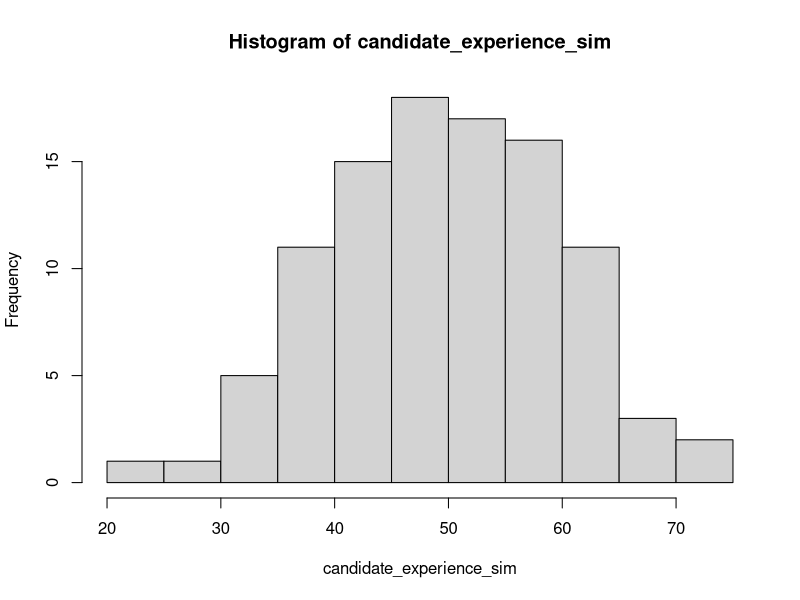
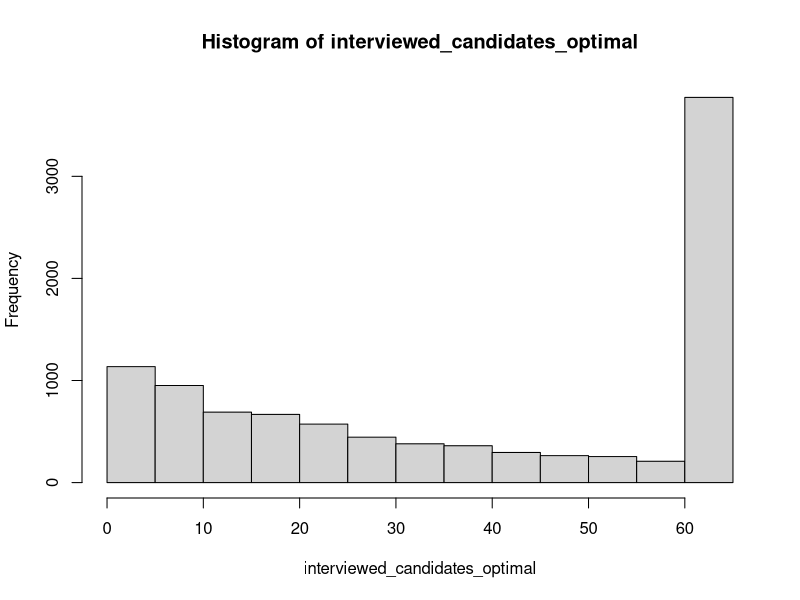
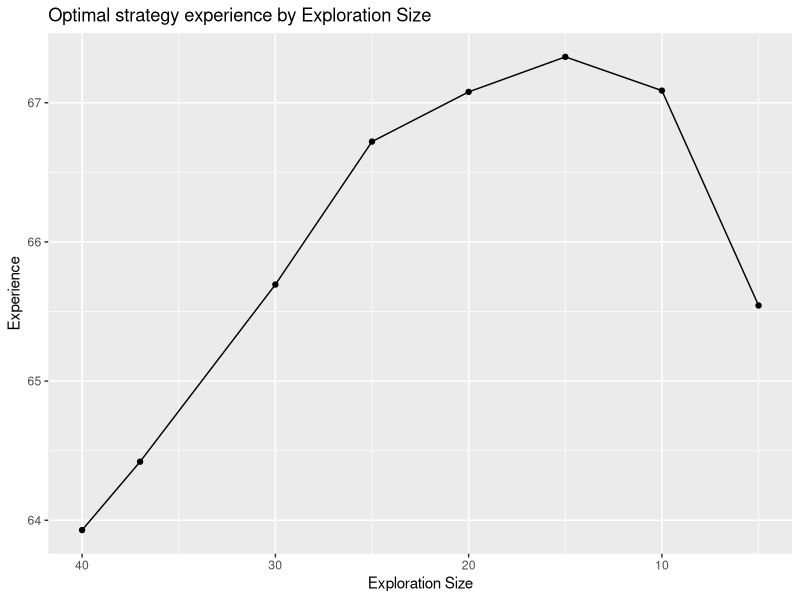
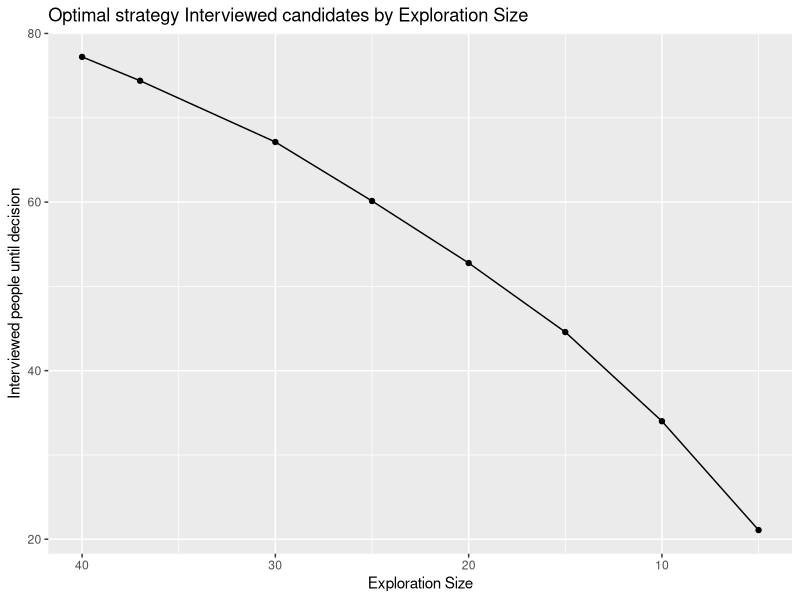
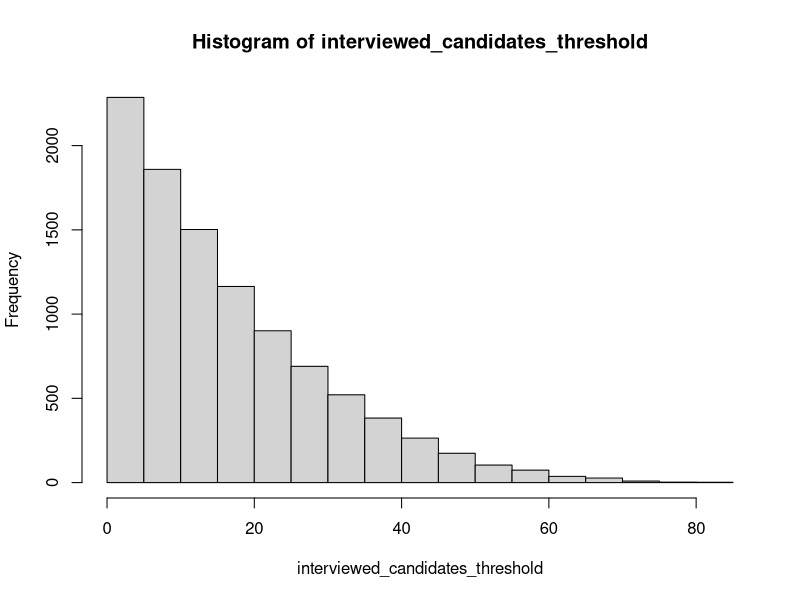
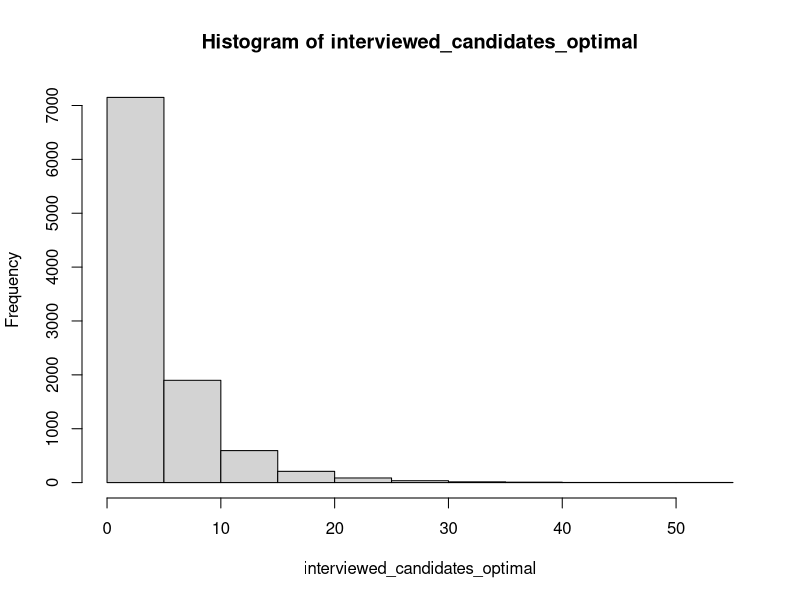
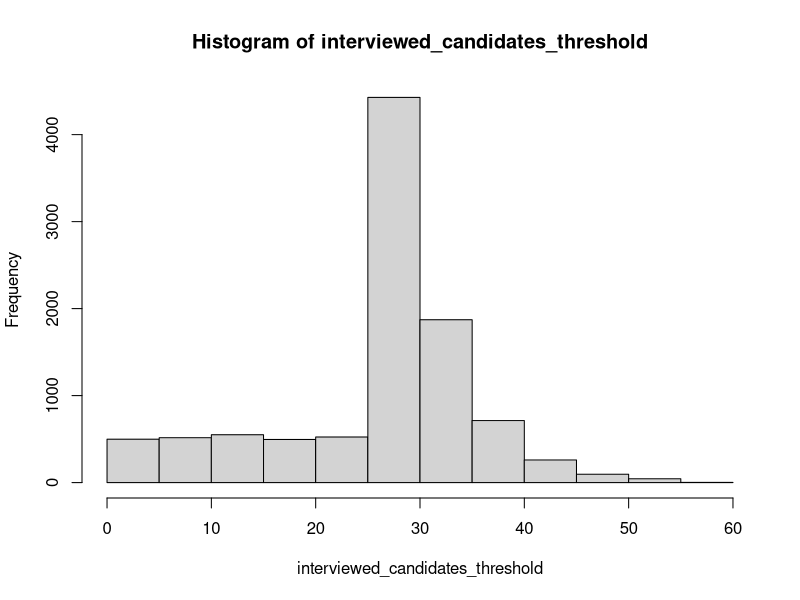

Generate these figures, in order, with R:
## SECRETARY PROBLEM

set.seed(123456)

#### optimal strategy classic----
# the main assumption is that you have to either hire or reject the candidate you interview
# meaning you cannot go back to a previously interviewd candidate and if you do not find anyone who meats the requirements you have to hire the last candidate
#we assumed Normal distribution which is up to discussion

n <- 100
e <- exp(1)
num_simulations <- 10000

results_optimal <- numeric(num_simulations)
interviewed_candidates_optimal <- numeric(num_simulations)  

# simulate experience using normal distribution
candidate_experience_sim <- pmax(pmin(round(rnorm(n, mean = 50, sd = 10)), 99), 1)
hist(candidate_experience_sim)
table(candidate_experience_sim)

#matrix with the shuffled indices so it is comparable across strategies
shuffled_indices <- replicate(num_simulations, sample(1:100, n, replace = FALSE))
shuffled_indices[,1]

for (sim in 1:num_simulations) {
  
  # Shuffle the candidates
  indices <- shuffled_indices[, sim]
  candidate_experience_sim <- candidate_experience_sim[shuffled_indices[indices, sim]]
  
  # highest experience score from the explored candidates
  best_from_exploring <- max(candidate_experience_sim[1:floor((n/e))]) # above 63 
  
  next_candidates <- candidate_experience_sim[(floor((n/e)) + 1):n]
  
  # Check if any candidate has higher experience than the best from exploring
  selected_candidate <- 0
  interviewed <- 0  # Counter for interviewed candidates
  
  for (i in 1:length(next_candidates)) {
    interviewed <- interviewed + 1
    if (next_candidates[i] > best_from_exploring) {
      selected_candidate <- next_candidates[i]
      break  
    } else {
      selected_candidate <- next_candidates[length(next_candidates)]
    }
  }
  
  # Store results and the number of interviewed candidates for each simulation
  results_optimal[sim] <- selected_candidate
  interviewed_candidates_optimal[sim] <- interviewed
}

mean(results_optimal)  # Average of selected candidates' experience
mean(interviewed_candidates_optimal)+floor(n/e)  #73.56 interviews until making the decision
hist(interviewed_candidates_optimal)

summary(candidate_experience_sim) #75 best candidate and we choose 64.73 on average
#73.56 interviews until making the decision


######################################################################

# comparing different exploration sizes-----

exploration_size <- c(40,37,30,25,20,15,10,5)

results_optimal <- matrix(nrow=num_simulations,ncol=length(exploration_size))
interviewed_candidates_optimal <- matrix(nrow=num_simulations,ncol=length(exploration_size))  

for (size_index in 1:length(exploration_size)) {
  size <- exploration_size[size_index]
  
  for (sim in 1:num_simulations) {
    
    # Shuffle the candidates
    indices <- shuffled_indices[, sim]
    candidate_experience_sim <- candidate_experience_sim[shuffled_indices[indices, sim]]
    
    # highest experience score from the explored candidates
    best_from_exploring <- max(candidate_experience_sim[1:size])
    
    next_candidates <- candidate_experience_sim[(size + 1):n]
    
    # Check if any candidate has higher experience than the best from exploring
    selected_candidate <- NULL
    interviewed <- 0  # Counter for interviewed candidates
    
    for (i in 1:length(next_candidates)) {
      interviewed <- interviewed + 1
      if (next_candidates[i] > best_from_exploring) {
        selected_candidate <- next_candidates[i]
        break  
      } else {
        selected_candidate <- next_candidates[length(next_candidates)]
      }
    }
    # Store results and the number of interviewed candidates for each simulation
    results_optimal[sim, size_index] <- selected_candidate
    interviewed_candidates_optimal[sim, size_index] <- interviewed 
  }
}

#comparing experience
colnames(results_optimal) <- exploration_size
results_optimal 
results_optimal_means <-colMeans(results_optimal)
results_optimal_means

experience_df <- data.frame(Exploration_size = as.numeric(names(results_optimal_means)),
                            Experience = as.numeric(results_optimal_means))

library(ggplot2)
ggplot(data = experience_df, aes(x = Exploration_size, y = Experience)) +
  geom_line() +  geom_point() + scale_x_reverse() + 
  labs(x = "Exploration Size", y = "Experience", 
       title = "Optimal strategy experience by Exploration Size")

#comparing time until decision

for (i in 1:ncol(interviewed_candidates_optimal)) {
  interviewed_candidates_optimal[, i] <- interviewed_candidates_optimal[, i] + exploration_size[i]
}

colnames(interviewed_candidates_optimal) <- exploration_size
interviewed_candidates_optimal 
interviewed_candidates_optimal_means <- colMeans(interviewed_candidates_optimal)
interviewed_candidates_optimal_means

interviewed_df <- data.frame(Exploration_size = as.numeric(names(interviewed_candidates_optimal_means)),
                             Interviewed = as.numeric(interviewed_candidates_optimal_means))

ggplot(data = interviewed_df, aes(x = Exploration_size, y = Interviewed)) +
  geom_line() +  geom_point() + scale_x_reverse() + 
  labs(x = "Exploration Size", y = "Interviewed people until decision", 
       title = "Optimal strategy Interviewed candidates by Exploration Size")



## Comparing the percentage success in hiring the best

# Find the best candidate in each simulation
best_candidate <- max(candidate_experience_sim)

# Create a matrix to store the success of each strategy
success_optimal <- matrix(nrow=num_simulations,ncol=length(exploration_size))

# Loop over each strategy and each simulation
for (size_index in 1:length(exploration_size)) {
  for (sim in 1:num_simulations) {
    # Check if the selected candidate is the best candidate
    if (results_optimal[sim, size_index] == best_candidate) {
      # If yes, mark it as a success
      success_optimal[sim, size_index] <- 1
    } else {
      # If no, mark it as a failure
      success_optimal[sim, size_index] <- 0
    }
  }
}

# Calculate the percentage of success for each strategy
success_optimal_percentage <- colMeans(success_optimal) * 100

# Create a table to display the results
success_optimal_table <- data.frame(exploration_size, success_optimal_percentage)
success_optimal_table



###################################################################

#threshold strategy----
#interviewing until coming across with a top 95 or above

quantile(candidate_experience_sim)
threshold <- quantile(candidate_experience_sim, 0.95)
threshold #65.05 threshold
sum(candidate_experience_sim>threshold)#5 people that meet the threshold

results_threshold <- numeric(num_simulations)
interviewed_candidates_threshold <- numeric(num_simulations)  # Track number of interviewed candidates

for (sim in 1:num_simulations) {

  # Shuffle the candidates
  indices <- shuffled_indices[, sim]
  candidate_experience_sim <- candidate_experience_sim[shuffled_indices[indices, sim]]
  
  # Check if any candidate has higher experience than the best from exploring
  selected_candidate <- NULL
  interviewed <- 0  
  
  for (i in 1:length(candidate_experience_sim)) {
    interviewed <- interviewed + 1
    if (candidate_experience_sim[i] >= threshold) {
      selected_candidate <- candidate_experience_sim[i]
      break  
    } else {
      selected_candidate <- candidate_experience_sim[length(candidate_experience_sim)]
    }
  }
  
  # Store results and the number of interviewed candidates for each simulation
  results_threshold[sim] <- selected_candidate
  interviewed_candidates_threshold[sim] <- interviewed
}

mean(results_threshold) 
summary(results_threshold) #75 best candidate and we choose 69.40 on average
#better than the optimal strategy by almost 5%

mean(interviewed_candidates_threshold)  #16.78 interviews until making the decision
hist(interviewed_candidates_threshold)
#around 57 fewer candidates to interview until making a decision


## Threshold strategy's probability of hiring the best candidate

# Find the best candidate in each simulation
best_candidate <- max(candidate_experience_sim)

# Create a vector to store the success of the strategy
success_threshold <- numeric(num_simulations)

# Loop over each simulation
for (sim in 1:num_simulations) {
  # Check if the selected candidate is the best candidate
  if (results_threshold[sim] == best_candidate) {
    # If yes, mark it as a success
    success_threshold[sim] <- 1
  } else {
    # If no, mark it as a failure
    success_threshold[sim] <- 0
  }
}

# Calculate the percentage of success for the strategy
success_threshold_percentage <- mean(success_threshold) * 100

# Print the result
print(paste0("The threshold strategy was able to hire the best candidate ", success_threshold_percentage, "% of the time."))



##############################################################

# Wonder´s idea - optimal strategy but instead of MAX of exploring set a threshold after exploring
      
results_optimal <- numeric(num_simulations)
interviewed_candidates_optimal <- numeric(num_simulations)  

for (sim in 1:num_simulations) {
  
  # Shuffle the candidates
  indices <- shuffled_indices[, sim]
  candidate_experience_sim <- candidate_experience_sim[shuffled_indices[indices, sim]]
  
  #instead of MAX from exploring lets do top 90% or above from exploring
  # highest experience score from the explored candidates
  choosen_from_exploring <- quantile(candidate_experience_sim[1:floor((n/e))], 0.8) #58 or above
  
  next_candidates <- candidate_experience_sim[(floor((n/e)) + 1):n]
  
  # Check if any candidate has higher experience than the best from exploring
  selected_candidate <- 0
  interviewed <- 0  # Counter for interviewed candidates
  
  for (i in 1:length(next_candidates)) {
    interviewed <- interviewed + 1
    if (next_candidates[i] >= choosen_from_exploring) {
      selected_candidate <- next_candidates[i]
      break  
    } else {
      selected_candidate <- next_candidates[length(next_candidates)]
    }
  }
  
  # Store results and the number of interviewed candidates for each simulation
  results_optimal[sim] <- selected_candidate
  interviewed_candidates_optimal[sim] <- interviewed
}

mean(results_optimal)  # Average of selected candidates' experience
mean(interviewed_candidates_optimal)+floor(n/e)  #73.56 interviews until making the decision
hist(interviewed_candidates_optimal)

summary(candidate_experience_sim) #75 best candidate and we choose 63.52 on average
#40.77 interviews until making the decision


## What is the probability of selecting the best candidate using Wonder's strategy?

# Find the best candidate in each simulation
best_candidate <- max(candidate_experience_sim)

# Create a vector to store the success of the strategy
success_wonder <- numeric(num_simulations)

# Loop over each simulation
for (sim in 1:num_simulations) {
  # Check if the selected candidate is the best candidate
  if (results_optimal[sim] == best_candidate) {
    # If yes, mark it as a success
    success_wonder[sim] <- 1
  } else {
    # If no, mark it as a failure
    success_wonder[sim] <- 0
  }
}

# Calculate the percentage of success for the strategy
success_wonder_percentage <- mean(success_wonder) * 100

# Print the result
print(paste0("The wonder's idea strategy hired the best candidate ", success_wonder_percentage, "% of the time."))


##############################################3

# moving threshold. e.g. after interviewing 25 instead of 99 quantile you use 95%...

threshold_1 <- quantile(candidate_experience_sim, 0.99) #73.02
threshold_2 <- quantile(candidate_experience_sim, 0.85) #61
threshold_3 <- quantile(candidate_experience_sim, 0.7) #56
threshold_4 <- quantile(candidate_experience_sim, 0.5) #50

results_moving_threshold <- numeric(num_simulations)
interviewed_candidates_threshold <- numeric(num_simulations)  # Track number of interviewed candidates

for (sim in 1:num_simulations) {
  
  # Shuffle the candidates
  indices <- shuffled_indices[, sim]
  candidate_experience_sim <- candidate_experience_sim[shuffled_indices[indices, sim]]
  
  # Check if any candidate has higher experience than the best from exploring
  selected_candidate <- NULL
  interviewed <- 0  
  
  for (i in 1:length(candidate_experience_sim)) {
    interviewed <- interviewed + 1
    
    #if in the first 25 interviews you get top 1% or above choose that one, next 25 top 15% and so on
    if (interviewed <= 25 && candidate_experience_sim[i] >= threshold_1) {
      selected_candidate <- candidate_experience_sim[i]
      break
    } else if (interviewed > 25 && interviewed <= 50 && candidate_experience_sim[i] >= threshold_2) {
      selected_candidate <- candidate_experience_sim[i]
      break
    } else if (interviewed > 50 && interviewed <= 75 && candidate_experience_sim[i] >= threshold_3) {
      selected_candidate <- candidate_experience_sim[i]
      break
    } else if (interviewed > 75 && interviewed <= 100 && candidate_experience_sim[i] >= threshold_4) {
      selected_candidate <- candidate_experience_sim[i]
      break
    } else {
      selected_candidate <- candidate_experience_sim[length(candidate_experience_sim)]
    }
  }
  
  # Store results and the number of interviewed candidates for each simulation
  results_moving_threshold[sim] <- selected_candidate
  interviewed_candidates_threshold[sim] <- interviewed
}

mean(results_moving_threshold) 
summary(results_moving_threshold) #75 best candidate and we choose 67.57 on average

mean(interviewed_candidates_threshold)  #26.40 interviews until making the decision
hist(interviewed_candidates_threshold)


## What were our chances of hiring the best candidate using the moving threshold?

# Find the best candidate in each simulation
best_candidate <- max(candidate_experience_sim)

# Create a vector to store the success of the strategy
success_moving_threshold <- numeric(num_simulations)

# Loop over each simulation
for (sim in 1:num_simulations) {
  # Check if the selected candidate is the best candidate
  if (results_moving_threshold[sim] == best_candidate) {
    # If yes, mark it as a success
    success_moving_threshold[sim] <- 1
  } else {
    # If no, mark it as a failure
    success_moving_threshold[sim] <- 0
  }
}

# Calculate the percentage of success for the strategy
success_moving_threshold_percentage <- mean(success_moving_threshold) * 100

# Print the result
print(paste0("The moving threshold strategy found the best candidate ", success_moving_threshold_percentage, "% of the time."))



## Conclusions ##
#                              experience     days until decision

# optimal strategy                64.73             73.56
# optimal with different sizes:    
    #40%                          63.93             77.22
    #37%                          64.42             74.39
    #30%                          65.69             67.12
    #25%                          66.72             60.13
    #20%                          67.08             52.77
    #15%                          67.33             44.58
    #10%                          67.09             34.00
    #5%                           65.54             21.09

# threshold (>=95%)               69.40             16.78   #BEST
# moving threshold                67.57             26.40
